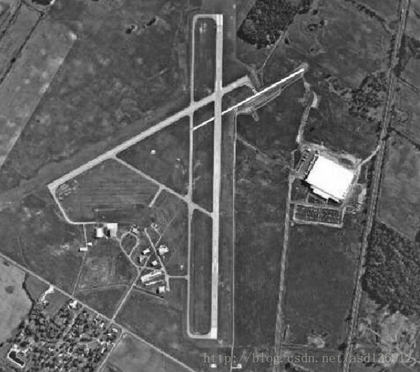
%> input picture DIP/第六次作业_PB16070837_刘鼎乾/测试图像/2.png, 420 x 372 px, shrunk from 603 x 534 before the run
$ octave task1.m   (GNU Octave 9; MATLAB toolbox functions it lacks are replaced by stand-ins)
%> lines starting %> are read from the running program, lines starting %| are printed output that depends on the picture; in (x1, y1, x2, y2) boxes, pixels count from 0 and x2, y2 are one past the last pixel; in counts of white or black regions, pixels touching at a corner belong together; the program's own positions count from 1
### DIP/DIP2019Task6/code/lineextraction.m
function [x, y] = lineextraction(f)
[gv,t]=edge(f,'sobel','vertical');
[x, y] = mylineextraction(gv);
end

### DIP/DIP2019Task6/code/mylineextraction.m
function [bp, ep] = mylineextraction(BW)

[n, m] = size(BW);
[H,T,R] = hough(BW);
P  = houghpeaks(H,8,'threshold',ceil(0.2*max(H(:))));
lines= houghlines(BW,T,R,P,'FillGap',20,'MinLength',7);
maxLength = 0;
for k = 1:length(lines)
    xy = [lines(k).point1; lines(k).point2];
    if (((xy(1,1) - xy(2,1))^2 + (xy(1,2) - xy(2,2))^2) > maxLength)
        maxLength = (xy(1,1) - xy(2,1))^2 + (xy(1,2) - xy(2,2))^2;
        bp = xy(1,:);
        ep = xy(2,:);
    end
end

### DIP/DIP2019Task6/code/task1.m
clear
clc
close all;
f=imread('../data/2.png');
%> f is the input picture: size 372x420x3 uint8; mean R, G, B 93.5, 93.5, 93.5
figure;
f=rgb2gray(f);
%> f: size 372x420 uint8
imshow(f);
[gv,t]=edge(f,'canny');
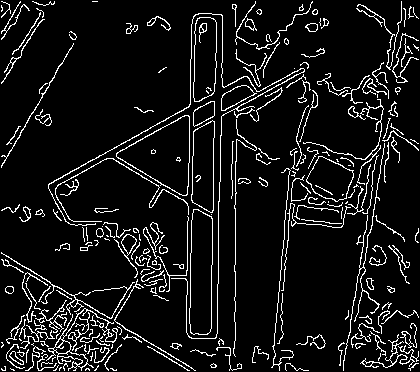
%> gv: size 372x420 logical; 8.6% white in thin lines or dots
%> t = [0.0789 0.197]

figure;
imshow(gv);

figure;
[H,theta,rho]=hough(gv,'Theta',-90:0.2:90-0.2);
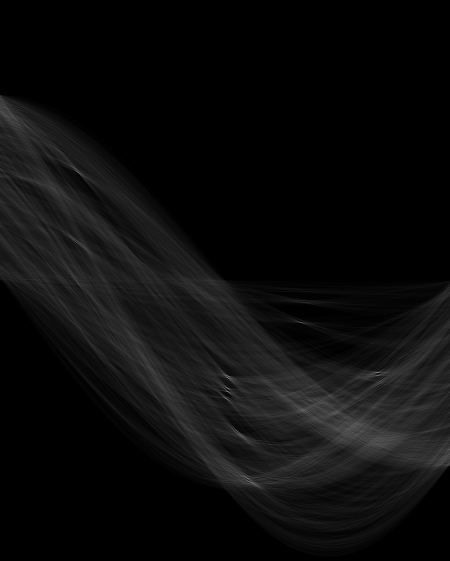
%> H: size 1121x900 double (shown at 1/2 size); min 0, max 230, mean 12
%> theta = 900 values from -90 to 89.8; rho = 1121 values from -560 to 560
imshow(H,[],'XData',theta,'YData',rho,'initialMagnification','fit');

axis on, axis normal
xlabel('\theta'),ylabel('\rhp');

[x,y]=lineextraction(f);
%> in lineextraction, `[gv,t]=edge(f,'sobel','vertical');`:
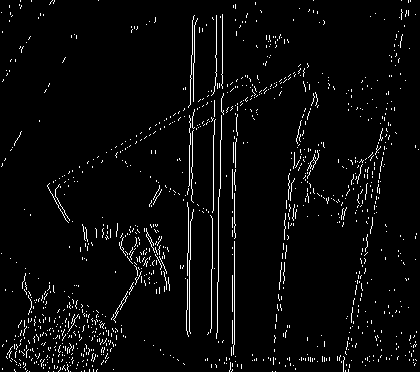
%> gv: size 372x420 logical; 3.7% white in thin lines or dots
%> in lineextraction, `[gv,t]=edge(f,'sobel','vertical');`: t = 0.0885
%> in mylineextraction, `[H,T,R] = hough(BW);`:
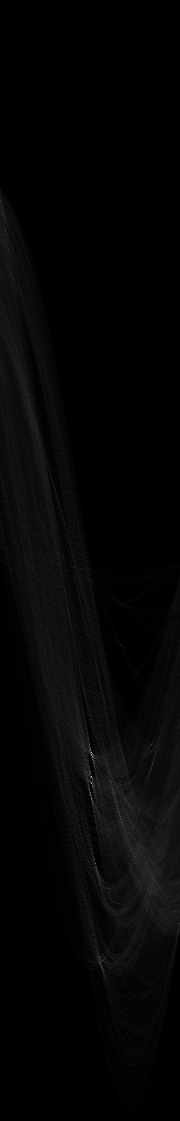
%> H: size 1121x180 double; min 0, max 218, mean 5.1
%> in mylineextraction, `[H,T,R] = hough(BW);`: T = 180 values from -90 to 89; R = 1121 values from -560 to 560
%> in mylineextraction, `P  = houghpeaks(H,8,'threshold',ceil(0.2*max(H(:))));`: P = [777 92; 753 92; 795 91; 963 100; 864 96; 819 121; 857 136; 775 88]
%> the run ends on the next line

$ run again, with DIP/第六次作业_PB16070837_刘鼎乾/测试图像/3.tif saved as DIP/第六次作业_PB16070837_刘鼎乾/测试图像/2.png
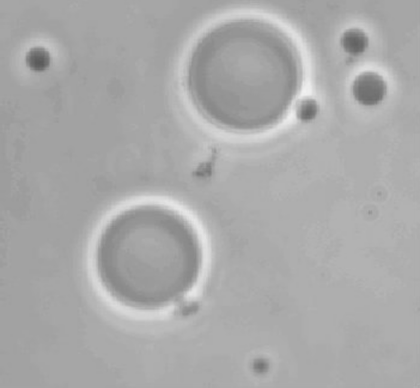
%> input picture DIP/第六次作业_PB16070837_刘鼎乾/测试图像/3.tif, 420 x 388 px, shrunk from 702 x 648 before the run
%> f is the input picture: size 388x420 uint8; min 90, max 241, mean 169.6
%> `[gv,t]=edge(f,'canny');`:
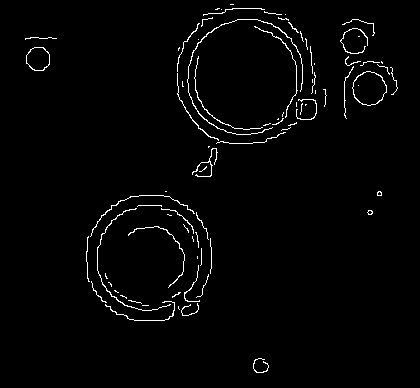
%> gv: size 388x420 logical; 1.9% white in thin lines or dots, all inside (x1, y1, x2, y2) = (25, 4, 398, 373)
%> `[gv,t]=edge(f,'canny');`: t = [0.0836 0.209]
%> theta = 900 values from -90 to 89.8; rho = 1143 values from -571 to 571
%> in lineextraction, `[gv,t]=edge(f,'sobel','vertical');`: t = 0.0134
%> in mylineextraction, `[H,T,R] = hough(BW);`:
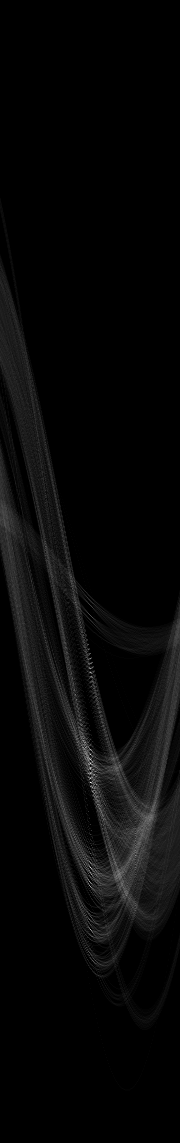
%> H: size 1143x180 double; min 0, max 84, mean 2.6; drawn with min black and max white
%> T = 180 values from -90 to 89; R = 1143 values from -571 to 571
%> P = [783 91; 764 91; 868 91; 750 91; 930 91; 673 91; 882 90; 775 95]

$ run again, with DIP/第六次作业_PB16070837_刘鼎乾/测试图像/4.tif saved as DIP/第六次作业_PB16070837_刘鼎乾/测试图像/2.png
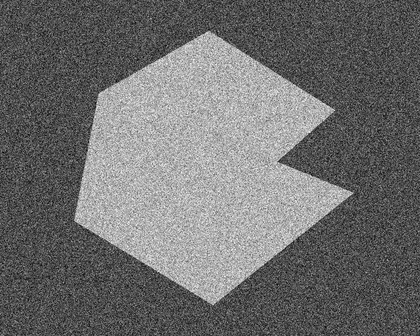
%> input picture DIP/第六次作业_PB16070837_刘鼎乾/测试图像/4.tif, 420 x 336 px, shrunk from 814 x 651 before the run
%> f is the input picture: size 336x420 uint8; min 0, max 251, mean 110
%> `[gv,t]=edge(f,'canny');`:
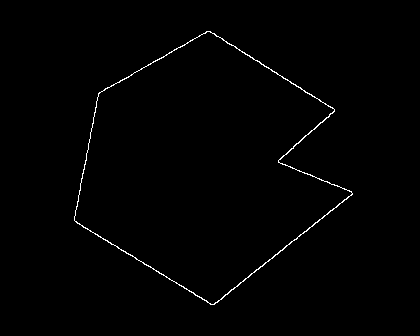
%> gv: size 336x420 logical; 0.78% white in thin lines or dots, all inside (x1, y1, x2, y2) = (74, 31, 353, 305)
%> `[gv,t]=edge(f,'canny');`: t = [0.143 0.358]
%> theta = 900 values from -90 to 89.8; rho = 1075 values from -537 to 537
%> in lineextraction, `[gv,t]=edge(f,'sobel','vertical');`: t = 0.0849
%> in mylineextraction, `[H,T,R] = hough(BW);`:
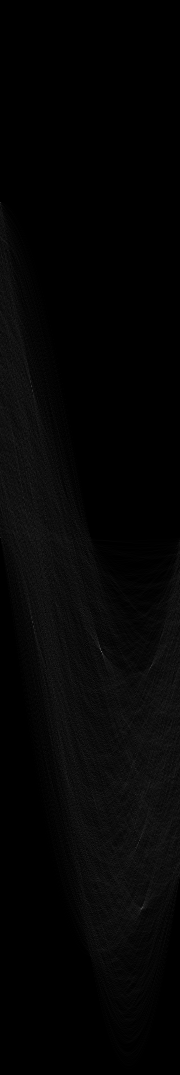
%> H: size 1075x180 double; min 0, max 108, mean 4.9
%> T = 180 values from -90 to 89; R = 1075 values from -537 to 537
%> P = [652 102; 908 143; 387 32; 841 140; 668 151; 627 34; 203 1; 795 136]
